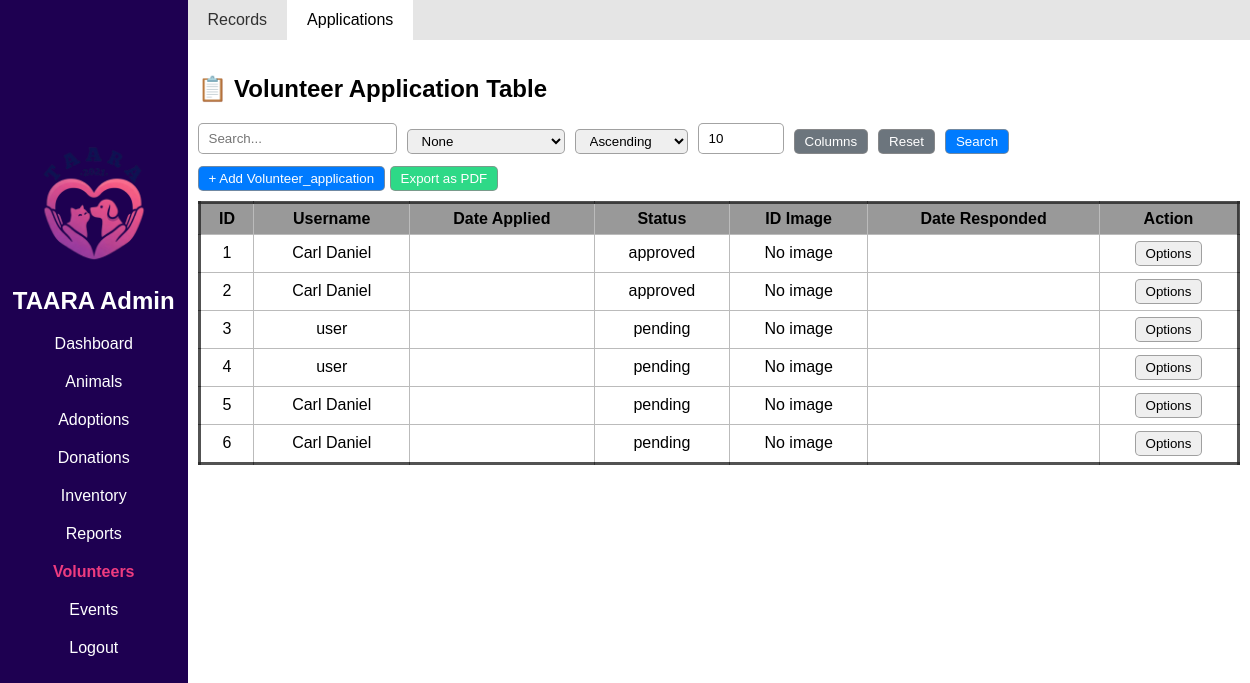
/Admin/volunteers-application.php, run on the app's committed database.
### tables this page shows
CREATE TABLE `volunteer_application` (
  `v_application_id` int(11) NOT NULL,
  `user_id` int(25) NOT NULL,
  `first_committee` varchar(255) NOT NULL,
  `second_committee` varchar(255) NOT NULL,
  `full_name` varchar(255) NOT NULL,
  `classification` varchar(255) NOT NULL,
  `age` int(25) NOT NULL,
  `birth_date` date NOT NULL,
  `contact_num` int(50) NOT NULL,
  `address` varchar(255) NOT NULL,
  `id_img` varchar(255) NOT NULL,
  `reason_for_joining` varchar(500) NOT NULL,
  `date_appied` date NOT NULL,
  `status` varchar(50) NOT NULL DEFAULT 'pending'
);

### includes/db_connection.php (called while the page is built, shortened)
<?php
function connect() {
    $servername =  "localhost";
    $username =  "root";
    $password =  "";
    $dbname =  "taara_db";
    $conn = new mysqli($servername, $username, $password, $dbname);
    return $conn;
}
class DatabaseCRUD {
    private $conn;
    private $table;
    public function __construct($table) {
        $this->conn = connect();
        $this->table = $table;
        $this->columns = $this->getTableColumns();
    }
    private function getTableColumns() {
        $query = "SHOW COLUMNS FROM `$this->table`";
        $result = $this->conn->query($query);
        $cols = [];
        while ($row = $result->fetch_assoc()) {
            $cols[$row['Field']] = $row;
        }
        return $cols;
    }
    public function readAll() {
        $sql = "SELECT * FROM {$this->table}";
        $result = $this->conn->query($sql);
        $rows = [];
        if ($result && $result->num_rows > 0) {
            while ($row = $result->fetch_assoc()) {
                $rows[] = $row;
            }
        }
        return $rows;
    }
}

### Admin/volunteers-application.php (the view, shortened to what this page needs)
<?php
include "../includes/db_connection.php";
include "../Admin/admin_ui.php";
$tableName = 'volunteer_application';
$crud = new DatabaseCRUD($tableName);
$tableData = $crud->readAll();
$fieldsConfig = [
    'v_application_id' => 'id',
    'user_id' => 'fk',
    'first_committee' => ['secretariat', 'logistics', 'public relations & research', 'adoption & foster', 'rescue initiatives', 'multimedia/creatives', 'documentation'],
    'second_committee' =>  ['secretariat', 'logistics', 'public relations & research', 'adoption & foster', 'rescue initiatives', 'multimedia/creatives', 'documentation'],
    'full_name' => 'text',
    'classification' => ['employed', 'unemployed', 'self employed', 'student'],
    'birth_date' => 'date',
    'contact_num' => 'number',
    'address' => 'text',
    'id_img' => 'image',
    'reason_for_joining' => 'textarea',
    'date_applied' => 'date',
    'status' => ['pending', 'accepted', 'rejected'],
    'respond_date' => 'date'
];
$foreignKeys = [
    'user_id' => [
        'table' => 'user',
        'key'   => 'user_id',
        'label' => 'username'
    ]
];
$fkCache = [];
foreach ($foreignKeys as $fkColumn => $fkConf) {
    $fkCrud = new DatabaseCRUD($fkConf["table"]);
    $records = $fkCrud->readAll();
    foreach ($records as $r) {
        $fkCache[$fkColumn][$r[$fkConf["key"]]] = $r[$fkConf["label"]];
    }
    $foreignKeys[$fkColumn]['records'] = $records;
}
$fieldLabels = [
    'v_application_id' => 'ID',
    'user_id' => 'Username',
    'first_committee' => '1st Committee',
    'second_committee' => '2nd Committee',
    'full_name' => 'Applicant',
    'classification' => 'Classification',
    'birth_date' => 'Birth Date',
    'contact_num' => 'Contact',
    'address' => 'Address',
    'id_img' => 'ID Image',
    'reason_for_joining' => 'Reason for Joining',
    'date_applied' => 'Date Applied',
    'status' => 'Status',
    'respond_date' => 'Date Responded'
];
$visibleColumns = $_SESSION['visibleColumns'];
function e($v){ return htmlspecialchars($v ?? '', ENT_QUOTES); }
include "../includes/post_handler.php";
?>
<!DOCTYPE html>
<html>
<head>
<link rel="stylesheet" href="../CSS/admin_style.css">
</head>
<body>
<?= displayNav('volunteers'); ?>
<main class="content flex-c">
    <header class='top-nav flex-r'>
        <a href='volunteers-records.php'>Records</a>
        <a href='volunteers-apllication.php' class='top-active'>Applications</a>
    </header>
    <div style='padding-inline:10px;'>
        <h2>📋 <?= ucwords(str_replace('_',' ',$tableName)) ?> Table</h2>
        <form method="POST" enctype="multipart/form-data" style="margin-bottom:12px;">
            <div class="search-group">
                <input type="text" name="search_bar" class="search-bar" placeholder="Search..." value="<?= e($_POST['search_bar'] ?? '') ?>">
                <select name="search_by">
                    <option value="none">None</option>
                </select>
                <select name="order_by" placeholder='Order by'>
                    <option value="ascending" <?= (isset($_POST['order_by']) && $_POST['order_by']==='ascending')?'selected':'' ?>>Ascending</option>
                </select>
                <input type="number" name="num_of_results" min="1" max="1000" value="<?= intval($_POST['num_of_results']??10) ?>" placeholder='Results shown'>
                <button type="button" class="btn btn-secondary" onclick="toggleColumnSelector()">Columns</button>
                <button type="submit" name="reset_btn" class="btn btn-secondary">Reset</button >
                <button type="submit" name="search_btn" class="btn btn-primary">Search</button>
            </div>
        </form>
        <button class="btn btn-primary" onclick="openSharedModal('add')">+ Add <?= ucwords($tableName) ?></button>
        <a href="../export/export_pdf.php?table=<?=$tableName?>" target="_blank"><button type='button' class="btn btn-success">Export as PDF</button></a>
        <div class="result-table">
            <table class="rounded-border">
                <thead>
                <tr>
                    <?php foreach($visibleColumns as $f): ?>
                        <?php
                            if(isset($foreignKeys[$f])) {
                                echo "<th>" . e($fieldLabels[$f] ?? ucwords(str_replace('_',' ',$f))) . "</th>";
                            } else {
                                echo "<th>" . e($fieldLabels[$f] ?? ucwords(str_replace('_',' ',$f))) . "</th>";
                            }
                        ?>
                    <?php endforeach; ?>
                    <th>Action</th>
                </tr>
                </thead>
                <tbody>
                <?php foreach($tableData as $row): ?>
                <tr>
                    <?php foreach($visibleColumns as $f): ?>
                        <?php if ($fieldsConfig[$f] === 'image'): ?>
                            <?php
                                $imgFile = $row[$f] ?? '';
                                $imgPath = "../Assets/UserGenerated/" . $imgFile;
                                $exists = !empty($imgFile) && file_exists(__DIR__ . "/../Assets/UserGenerated/" . $imgFile);
                            ?>
                            <td>
                                <?php if ($exists): ?>
                                    <img
                                        src="<?= $imgPath ?>"
                                        class="thumb-img"
                                        onclick="openImagePreview('<?= $imgPath ?>')">
                                <?php else: ?>
                                    <span>No image</span>
                                <?php endif; ?>
                            </td>
                        <?php elseif(isset($foreignKeys[$f])): ?>
                            <td><?= e($fkCache[$f][$row[$f]] ?? "Unknown") ?></td>
                        <?php else: ?>
                            <td><?= e($row[$f] ?? '') ?></td>
                        <?php endif; ?>
                    <?php endforeach; ?>
                    <td style="width: auto;">
                        <?php $json = htmlspecialchars(json_encode($row, JSON_HEX_APOS | JSON_HEX_QUOT), ENT_QUOTES, 'UTF-8'); ?>
                        <button onclick="openSetPropertyModal( <?= $json ?>)" class='btn btn-info action-btn'>Options</button>
                    </td>
                </tr>
                <?php endforeach; ?>
                </tbody>
            </table>
        </div>
    </div>
</main>
</body>
</html>

### CSS/admin_style.css (style rules this page uses)
* { font-family: Arial, Helvetica, sans-serif; }
body { margin: 0; }
main { gap: 15px; height: auto; }
table { text-align: center; width: 100%; border-collapse: collapse; margin-block: 10px; }
thead { border-collapse: collapse; background-color: #999999; }
th,td { padding: 6px 8px; border: 1px solid #bbb; }
a { text-decoration: none; color: inherit; }
input, select, datalist, button, textarea { border: 1px solid rgba(141, 141, 141, 0.8); width: auto; border-radius: 5px; height: 25px; padding: 2px 10px; }
.flex-c { display: flex; flex-direction: column; }
.flex-r { display: flex; flex-direction: row; }
.rounded-border { border: 3px solid rgba(39, 39, 39, 0.8); border-radius: 15px; }
.top-nav { width: 100%; height: 5vh; box-shadow: 1px rgba(5, 2, 2, 0.3); display: flex; flex-direction: row; align-items: center; padding-inline: 20px; gap: 20px; background-color: #e5e5e5; color: #323232; }
.top-active { background-color: white; border-radius: 5px; padding: 20px; color: #000000; }
.content { margin-left: 15vw; }
.search-group { gap: 0.2rem; display: flex; align-items: flex-end; gap: 10px; }
.btn { cursor:pointer; place-content: center; place-items: center; }
.btn-primary { background:#007bff; color:#fff; }
.btn-success { background:#2ed987; color:#fff; }
.btn-secondary { background:#6c757d; color:#fff; }

### data on the page
volunteer_application: v_application_id "1", user "Carl Daniel", status "approved"
volunteer_application: v_application_id "2", user "Carl Daniel", status "approved"
volunteer_application: v_application_id "3", user "user", status "pending"
volunteer_application: v_application_id "4", user "user", status "pending"
volunteer_application: v_application_id "5", user "Carl Daniel", status "pending"
volunteer_application: v_application_id "6", user "Carl Daniel", status "pending"

### other printed values
str_replace('_',' ',$tableName) "Volunteer Application"
$tableName "Volunteer_application"
$fieldLabels[$f] "ID"
$fieldLabels[$f] "Username"
$fieldLabels[$f] "Date Applied"
$fieldLabels[$f] "Status"
$fieldLabels[$f] "ID Image"
$fieldLabels[$f] "Date Responded"
